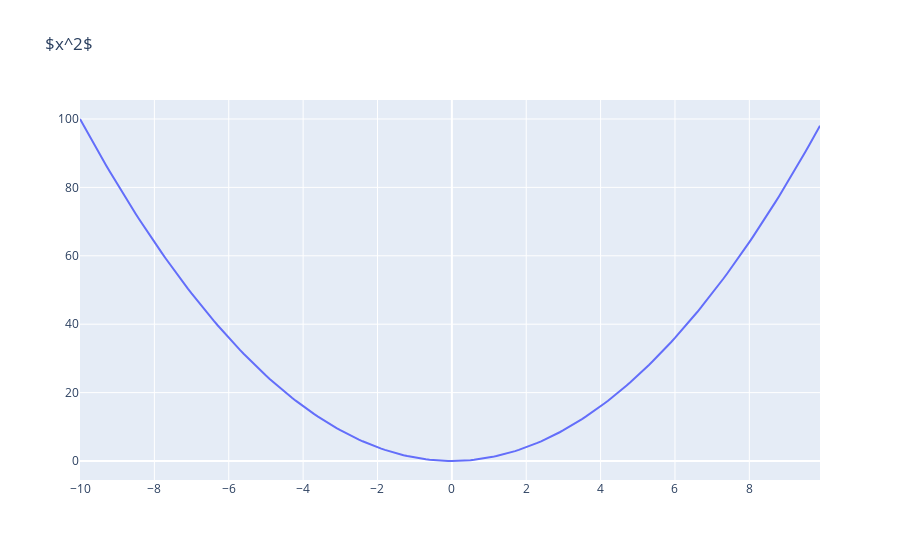

The notebook cell saved with this chart:
### Markdown cell above
So we can see from the plot above, that the log dramatically decreases larger numbers.  This is what leads to the plateau we see in the plot above.

Another key point is that as $x$ increases, $y$ also increases.  Always.  In other words, 

* if $ a > b $, then $ln(a) > ln(b) $.

This is called a monotonic function.  Here is a function that is not monotonic.

### Code cell
x_vals = np.arange(-10, 10, .1)
scatter = go.Scatter(x = x_vals, y = x_vals**2)
go.Figure(scatter, {'title': '$x^2$'})

### Figure 1 — Plotly figure (JSON) as saved in the notebook; plotly's stock layout.template omitted (floating-point values rounded to 4 significant figures; data arrays with more than 128 entries replaced by an {"elided": "..."} marker saying what was removed)
{"data": [{"type": "scatter", "x": {"elided": "200 float values"}, "y": {"elided": "200 float values"}}], "layout": {"autosize": true, "title": {"text": "$x^2$"}, "xaxis": {"autorange": true, "range": [-10, 9.9], "type": "linear"}, "yaxis": {"autorange": true, "range": [-5.556, 105.6], "type": "linear"}}}
